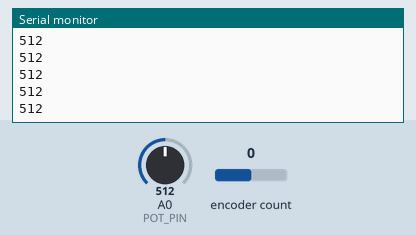
This sketch was run on a simulated SparkFun Pro Micro, built with avr-gcc and run on an emulated ATmega32U4. On the bench: the last lines printed to the serial monitor. The inputs (shaded band) are chosen by the test bench; at power-on: encoder count 0, A0 (POT_PIN) = 512. USB keyboard and mouse output is not drawn.

Above: at 1.2 s.
1.3 s: encoder count set to 1
At 1.56 s:
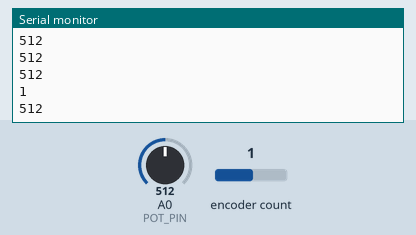
2.8 s: A0 (POT_PIN) set to 716
At 2.96 s:
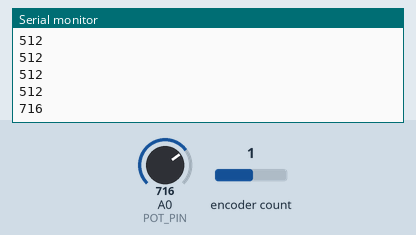
4.3 s: encoder count set to 2
At 4.56 s:
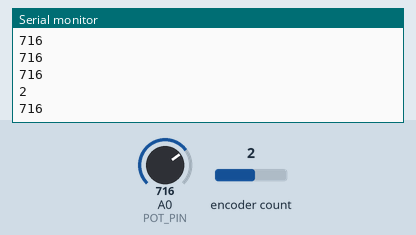
5.8 s: A0 (POT_PIN) set to 900
At 5.96 s:
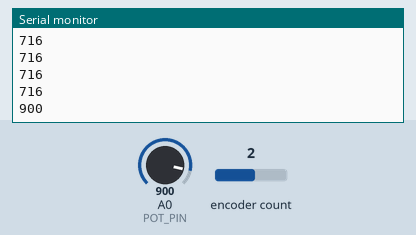
Timing chart, 0 to 8.3 s (numbered marks = the images above; inputs shaded):
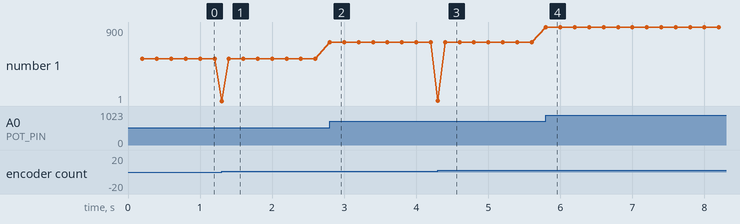

The sketch:

sketch_feb18a.ino
```cpp
#include <RotaryEncoder.h>
#include <Keyboard.h>      // include library that let's Arduino act as a keyboard


RotaryEncoder encoder(16, 15);
const int POT_PIN = A0;
const int THRESHOLD = 300;      // how big a change counts as "big" (out of 1023)
const int WINDOW_MS = 200;      // time window to detect the change
const int END_LOW = 800;        // "bottom" zone
const int END_HIGH = 1010;      // "top" zone

int history = 512;
unsigned long lastSample = 0;

void setup() {
  Serial.begin(9600);
  while (!Serial);  // Pro Micro needs this to wait for USB serial
  Serial.println("Ready");
  Keyboard.begin();

}

void loop() {
  encoder.tick();
  static int pos = 0;
  int newPos = encoder.getPosition();
  if (pos != newPos) {
    Serial.println(newPos);
    if (pos < newPos) {
      Keyboard.write('D');
    }
    if (pos > newPos) {
      Keyboard.write('A');
    }
    // else {
    //   Keyboard.write('D');
    // }
    pos = newPos;

  }

  // int val = analogRead(A1); // returns 0–1023
  // Serial.println(val);

    int current = analogRead(POT_PIN);
  unsigned long now = millis();

  if (now - lastSample >= WINDOW_MS) {
    // int delta = abs(current - history);

    Serial.println(current);
    // if (delta >= THRESHOLD) {
    //   if (current <= END_LOW) {
    //     Serial.println("SLAMMED TO BOTTOM");
    //   } else if (current >= END_HIGH) {
    //     Serial.println("SLAMMED TO TOP");
    //   }
    // }

      if (current <= END_LOW) {
        Keyboard.write('S');
      } else if (current >= END_HIGH) {
        Keyboard.write('W');
      }

    history = current;
    lastSample = now;
  }

//   Serial.print(digitalRead(2));
// Serial.println(digitalRead(3));
// delay(100);
}
```

Measured:
- after the input at 1.3 s, the serial monitor: prints a new line at once (image 1)
- after the input at 2.8 s, the serial monitor: prints a new line at once (image 2)
- after the input at 4.3 s, the serial monitor: prints a new line at once (image 3)
- after the input at 5.8 s, the serial monitor: prints a new line at once (image 4)
- plotted number 1: 512 → 716 after the input at 2.8 s, 716 → 900 after the input at 5.8 s
